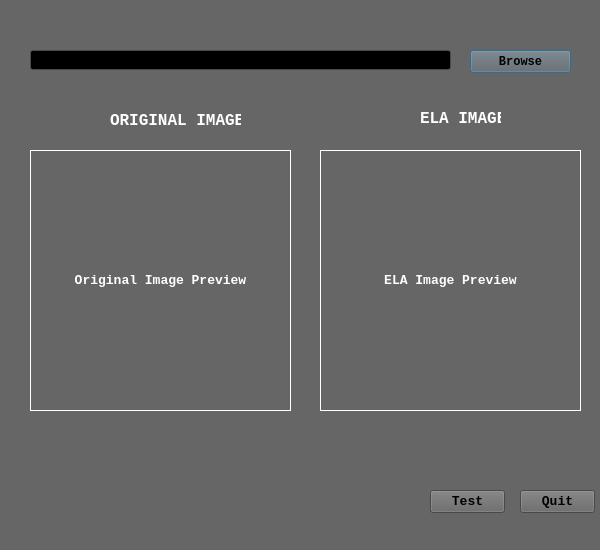
<?xml version="1.0" encoding="UTF-8"?>
<ui version="4.0">
 <class>Dialog</class>
 <widget class="QDialog" name="Dialog">
  <property name="geometry">
   <rect>
    <x>0</x>
    <y>0</y>
    <width>600</width>
    <height>550</height>
   </rect>
  </property>
  <property name="palette">
   <palette>
    <active>
     <colorrole role="WindowText">
      <brush brushstyle="SolidPattern">
       <color alpha="255">
        <red>255</red>
        <green>255</green>
        <blue>255</blue>
       </color>
      </brush>
     </colorrole>
     <colorrole role="Button">
      <brush brushstyle="SolidPattern">
       <color alpha="255">
        <red>102</red>
        <green>102</green>
        <blue>102</blue>
       </color>
      </brush>
     </colorrole>
     <colorrole role="Light">
      <brush brushstyle="SolidPattern">
       <color alpha="255">
        <red>153</red>
        <green>153</green>
        <blue>153</blue>
       </color>
      </brush>
     </colorrole>
     <colorrole role="Midlight">
      <brush brushstyle="SolidPattern">
       <color alpha="255">
        <red>127</red>
        <green>127</green>
        <blue>127</blue>
       </color>
      </brush>
     </colorrole>
     <colorrole role="Dark">
      <brush brushstyle="SolidPattern">
       <color alpha="255">
        <red>51</red>
        <green>51</green>
        <blue>51</blue>
       </color>
      </brush>
     </colorrole>
     <colorrole role="Mid">
      <brush brushstyle="SolidPattern">
       <color alpha="255">
        <red>68</red>
        <green>68</green>
        <blue>68</blue>
       </color>
      </brush>
     </colorrole>
     <colorrole role="Text">
      <brush brushstyle="SolidPattern">
       <color alpha="255">
        <red>255</red>
        <green>255</green>
        <blue>255</blue>
       </color>
      </brush>
     </colorrole>
     <colorrole role="BrightText">
      <brush brushstyle="SolidPattern">
       <color alpha="255">
        <red>255</red>
        <green>255</green>
        <blue>255</blue>
       </color>
      </brush>
     </colorrole>
     <colorrole role="ButtonText">
      <brush brushstyle="SolidPattern">
       <color alpha="255">
        <red>255</red>
        <green>255</green>
        <blue>255</blue>
       </color>
      </brush>
     </colorrole>
     <colorrole role="Base">
      <brush brushstyle="SolidPattern">
       <color alpha="255">
        <red>0</red>
        <green>0</green>
        <blue>0</blue>
       </color>
      </brush>
     </colorrole>
     <colorrole role="Window">
      <brush brushstyle="SolidPattern">
       <color alpha="255">
        <red>102</red>
        <green>102</green>
        <blue>102</blue>
       </color>
      </brush>
     </colorrole>
     <colorrole role="Shadow">
      <brush brushstyle="SolidPattern">
       <color alpha="255">
        <red>0</red>
        <green>0</green>
        <blue>0</blue>
       </color>
      </brush>
     </colorrole>
     <colorrole role="AlternateBase">
      <brush brushstyle="SolidPattern">
       <color alpha="255">
        <red>51</red>
        <green>51</green>
        <blue>51</blue>
       </color>
      </brush>
     </colorrole>
     <colorrole role="ToolTipBase">
      <brush brushstyle="SolidPattern">
       <color alpha="255">
        <red>255</red>
        <green>255</green>
        <blue>220</blue>
       </color>
      </brush>
     </colorrole>
     <colorrole role="ToolTipText">
      <brush brushstyle="SolidPattern">
       <color alpha="255">
        <red>0</red>
        <green>0</green>
        <blue>0</blue>
       </color>
      </brush>
     </colorrole>
    </active>
    <inactive>
     <colorrole role="WindowText">
      <brush brushstyle="SolidPattern">
       <color alpha="255">
        <red>255</red>
        <green>255</green>
        <blue>255</blue>
       </color>
      </brush>
     </colorrole>
     <colorrole role="Button">
      <brush brushstyle="SolidPattern">
       <color alpha="255">
        <red>102</red>
        <green>102</green>
        <blue>102</blue>
       </color>
      </brush>
     </colorrole>
     <colorrole role="Light">
      <brush brushstyle="SolidPattern">
       <color alpha="255">
        <red>153</red>
        <green>153</green>
        <blue>153</blue>
       </color>
      </brush>
     </colorrole>
     <colorrole role="Midlight">
      <brush brushstyle="SolidPattern">
       <color alpha="255">
        <red>127</red>
        <green>127</green>
        <blue>127</blue>
       </color>
      </brush>
     </colorrole>
     <colorrole role="Dark">
      <brush brushstyle="SolidPattern">
       <color alpha="255">
        <red>51</red>
        <green>51</green>
        <blue>51</blue>
       </color>
      </brush>
     </colorrole>
     <colorrole role="Mid">
      <brush brushstyle="SolidPattern">
       <color alpha="255">
        <red>68</red>
        <green>68</green>
        <blue>68</blue>
       </color>
      </brush>
     </colorrole>
     <colorrole role="Text">
      <brush brushstyle="SolidPattern">
       <color alpha="255">
        <red>255</red>
        <green>255</green>
        <blue>255</blue>
       </color>
      </brush>
     </colorrole>
     <colorrole role="BrightText">
      <brush brushstyle="SolidPattern">
       <color alpha="255">
        <red>255</red>
        <green>255</green>
        <blue>255</blue>
       </color>
      </brush>
     </colorrole>
     <colorrole role="ButtonText">
      <brush brushstyle="SolidPattern">
       <color alpha="255">
        <red>255</red>
        <green>255</green>
        <blue>255</blue>
       </color>
      </brush>
     </colorrole>
     <colorrole role="Base">
      <brush brushstyle="SolidPattern">
       <color alpha="255">
        <red>0</red>
        <green>0</green>
        <blue>0</blue>
       </color>
      </brush>
     </colorrole>
     <colorrole role="Window">
      <brush brushstyle="SolidPattern">
       <color alpha="255">
        <red>102</red>
        <green>102</green>
        <blue>102</blue>
       </color>
      </brush>
     </colorrole>
     <colorrole role="Shadow">
      <brush brushstyle="SolidPattern">
       <color alpha="255">
        <red>0</red>
        <green>0</green>
        <blue>0</blue>
       </color>
      </brush>
     </colorrole>
     <colorrole role="AlternateBase">
      <brush brushstyle="SolidPattern">
       <color alpha="255">
        <red>51</red>
        <green>51</green>
        <blue>51</blue>
       </color>
      </brush>
     </colorrole>
     <colorrole role="ToolTipBase">
      <brush brushstyle="SolidPattern">
       <color alpha="255">
        <red>255</red>
        <green>255</green>
        <blue>220</blue>
       </color>
      </brush>
     </colorrole>
     <colorrole role="ToolTipText">
      <brush brushstyle="SolidPattern">
       <color alpha="255">
        <red>0</red>
        <green>0</green>
        <blue>0</blue>
       </color>
      </brush>
     </colorrole>
    </inactive>
    <disabled>
     <colorrole role="WindowText">
      <brush brushstyle="SolidPattern">
       <color alpha="255">
        <red>51</red>
        <green>51</green>
        <blue>51</blue>
       </color>
      </brush>
     </colorrole>
     <colorrole role="Button">
      <brush brushstyle="SolidPattern">
       <color alpha="255">
        <red>102</red>
        <green>102</green>
        <blue>102</blue>
       </color>
      </brush>
     </colorrole>
     <colorrole role="Light">
      <brush brushstyle="SolidPattern">
       <color alpha="255">
        <red>153</red>
        <green>153</green>
        <blue>153</blue>
       </color>
      </brush>
     </colorrole>
     <colorrole role="Midlight">
      <brush brushstyle="SolidPattern">
       <color alpha="255">
        <red>127</red>
        <green>127</green>
        <blue>127</blue>
       </color>
      </brush>
     </colorrole>
     <colorrole role="Dark">
      <brush brushstyle="SolidPattern">
       <color alpha="255">
        <red>51</red>
        <green>51</green>
        <blue>51</blue>
       </color>
      </brush>
     </colorrole>
     <colorrole role="Mid">
      <brush brushstyle="SolidPattern">
       <color alpha="255">
        <red>68</red>
        <green>68</green>
        <blue>68</blue>
       </color>
      </brush>
     </colorrole>
     <colorrole role="Text">
      <brush brushstyle="SolidPattern">
       <color alpha="255">
        <red>51</red>
        <green>51</green>
        <blue>51</blue>
       </color>
      </brush>
     </colorrole>
     <colorrole role="BrightText">
      <brush brushstyle="SolidPattern">
       <color alpha="255">
        <red>255</red>
        <green>255</green>
        <blue>255</blue>
       </color>
      </brush>
     </colorrole>
     <colorrole role="ButtonText">
      <brush brushstyle="SolidPattern">
       <color alpha="255">
        <red>51</red>
        <green>51</green>
        <blue>51</blue>
       </color>
      </brush>
     </colorrole>
     <colorrole role="Base">
      <brush brushstyle="SolidPattern">
       <color alpha="255">
        <red>102</red>
        <green>102</green>
        <blue>102</blue>
       </color>
      </brush>
     </colorrole>
     <colorrole role="Window">
      <brush brushstyle="SolidPattern">
       <color alpha="255">
        <red>102</red>
        <green>102</green>
        <blue>102</blue>
       </color>
      </brush>
     </colorrole>
     <colorrole role="Shadow">
      <brush brushstyle="SolidPattern">
       <color alpha="255">
        <red>0</red>
        <green>0</green>
        <blue>0</blue>
       </color>
      </brush>
     </colorrole>
     <colorrole role="AlternateBase">
      <brush brushstyle="SolidPattern">
       <color alpha="255">
        <red>102</red>
        <green>102</green>
        <blue>102</blue>
       </color>
      </brush>
     </colorrole>
     <colorrole role="ToolTipBase">
      <brush brushstyle="SolidPattern">
       <color alpha="255">
        <red>255</red>
        <green>255</green>
        <blue>220</blue>
       </color>
      </brush>
     </colorrole>
     <colorrole role="ToolTipText">
      <brush brushstyle="SolidPattern">
       <color alpha="255">
        <red>0</red>
        <green>0</green>
        <blue>0</blue>
       </color>
      </brush>
     </colorrole>
    </disabled>
   </palette>
  </property>
  <property name="windowTitle">
   <string>Image Forgery Detection</string>
  </property>
  <property name="autoFillBackground">
   <bool>true</bool>
  </property>
  <widget class="QLineEdit" name="filename">
   <property name="geometry">
    <rect>
     <x>30</x>
     <y>50</y>
     <width>421</width>
     <height>20</height>
    </rect>
   </property>
   <property name="palette">
    <palette>
     <active>
      <colorrole role="Text">
       <brush brushstyle="SolidPattern">
        <color alpha="255">
         <red>0</red>
         <green>0</green>
         <blue>0</blue>
        </color>
       </brush>
      </colorrole>
     </active>
     <inactive>
      <colorrole role="Text">
       <brush brushstyle="SolidPattern">
        <color alpha="255">
         <red>0</red>
         <green>0</green>
         <blue>0</blue>
        </color>
       </brush>
      </colorrole>
     </inactive>
     <disabled>
      <colorrole role="Text">
       <brush brushstyle="SolidPattern">
        <color alpha="255">
         <red>51</red>
         <green>51</green>
         <blue>51</blue>
        </color>
       </brush>
      </colorrole>
     </disabled>
    </palette>
   </property>
   <property name="font">
    <font>
     <family>Consolas</family>
     <pointsize>9</pointsize>
    </font>
   </property>
  </widget>
  <widget class="QPushButton" name="Browse">
   <property name="geometry">
    <rect>
     <x>470</x>
     <y>50</y>
     <width>101</width>
     <height>23</height>
    </rect>
   </property>
   <property name="palette">
    <palette>
     <active>
      <colorrole role="ButtonText">
       <brush brushstyle="SolidPattern">
        <color alpha="255">
         <red>0</red>
         <green>0</green>
         <blue>0</blue>
        </color>
       </brush>
      </colorrole>
     </active>
     <inactive>
      <colorrole role="ButtonText">
       <brush brushstyle="SolidPattern">
        <color alpha="255">
         <red>0</red>
         <green>0</green>
         <blue>0</blue>
        </color>
       </brush>
      </colorrole>
     </inactive>
     <disabled>
      <colorrole role="ButtonText">
       <brush brushstyle="SolidPattern">
        <color alpha="255">
         <red>51</red>
         <green>51</green>
         <blue>51</blue>
        </color>
       </brush>
      </colorrole>
     </disabled>
    </palette>
   </property>
   <property name="font">
    <font>
     <family>Consolas</family>
     <pointsize>9</pointsize>
     <weight>75</weight>
     <bold>true</bold>
    </font>
   </property>
   <property name="text">
    <string>Browse</string>
   </property>
  </widget>
  <widget class="QLabel" name="OI">
   <property name="geometry">
    <rect>
     <x>110</x>
     <y>110</y>
     <width>131</width>
     <height>20</height>
    </rect>
   </property>
   <property name="font">
    <font>
     <family>Consolas</family>
     <pointsize>12</pointsize>
     <weight>75</weight>
     <bold>true</bold>
    </font>
   </property>
   <property name="text">
    <string>ORIGINAL IMAGE</string>
   </property>
  </widget>
  <widget class="QLabel" name="ELA">
   <property name="geometry">
    <rect>
     <x>420</x>
     <y>110</y>
     <width>81</width>
     <height>16</height>
    </rect>
   </property>
   <property name="font">
    <font>
     <family>Consolas</family>
     <pointsize>12</pointsize>
     <weight>75</weight>
     <bold>true</bold>
    </font>
   </property>
   <property name="text">
    <string>ELA IMAGE</string>
   </property>
  </widget>
  <widget class="QLabel" name="ORIGINAL_IMAGE">
   <property name="geometry">
    <rect>
     <x>30</x>
     <y>150</y>
     <width>261</width>
     <height>261</height>
    </rect>
   </property>
   <property name="font">
    <font>
     <family>Consolas</family>
     <pointsize>10</pointsize>
     <weight>75</weight>
     <bold>true</bold>
    </font>
   </property>
   <property name="frameShape">
    <enum>QFrame::Box</enum>
   </property>
   <property name="text">
    <string>Original Image Preview</string>
   </property>
   <property name="alignment">
    <set>Qt::AlignCenter</set>
   </property>
  </widget>
  <widget class="QLabel" name="ELA_IMAGE">
   <property name="geometry">
    <rect>
     <x>320</x>
     <y>150</y>
     <width>261</width>
     <height>261</height>
    </rect>
   </property>
   <property name="font">
    <font>
     <family>Consolas</family>
     <pointsize>10</pointsize>
     <weight>75</weight>
     <bold>true</bold>
    </font>
   </property>
   <property name="frameShape">
    <enum>QFrame::Box</enum>
   </property>
   <property name="text">
    <string>ELA Image Preview</string>
   </property>
   <property name="alignment">
    <set>Qt::AlignCenter</set>
   </property>
  </widget>
  <widget class="QPushButton" name="Quit">
   <property name="geometry">
    <rect>
     <x>520</x>
     <y>490</y>
     <width>75</width>
     <height>23</height>
    </rect>
   </property>
   <property name="palette">
    <palette>
     <active>
      <colorrole role="ButtonText">
       <brush brushstyle="SolidPattern">
        <color alpha="255">
         <red>0</red>
         <green>0</green>
         <blue>0</blue>
        </color>
       </brush>
      </colorrole>
     </active>
     <inactive>
      <colorrole role="ButtonText">
       <brush brushstyle="SolidPattern">
        <color alpha="255">
         <red>0</red>
         <green>0</green>
         <blue>0</blue>
        </color>
       </brush>
      </colorrole>
     </inactive>
     <disabled>
      <colorrole role="ButtonText">
       <brush brushstyle="SolidPattern">
        <color alpha="255">
         <red>51</red>
         <green>51</green>
         <blue>51</blue>
        </color>
       </brush>
      </colorrole>
     </disabled>
    </palette>
   </property>
   <property name="font">
    <font>
     <family>Consolas</family>
     <pointsize>10</pointsize>
     <weight>75</weight>
     <bold>true</bold>
    </font>
   </property>
   <property name="text">
    <string>Quit</string>
   </property>
  </widget>
  <widget class="QPushButton" name="Test">
   <property name="geometry">
    <rect>
     <x>430</x>
     <y>490</y>
     <width>75</width>
     <height>23</height>
    </rect>
   </property>
   <property name="palette">
    <palette>
     <active>
      <colorrole role="ButtonText">
       <brush brushstyle="SolidPattern">
        <color alpha="255">
         <red>0</red>
         <green>0</green>
         <blue>0</blue>
        </color>
       </brush>
      </colorrole>
     </active>
     <inactive>
      <colorrole role="ButtonText">
       <brush brushstyle="SolidPattern">
        <color alpha="255">
         <red>0</red>
         <green>0</green>
         <blue>0</blue>
        </color>
       </brush>
      </colorrole>
     </inactive>
     <disabled>
      <colorrole role="ButtonText">
       <brush brushstyle="SolidPattern">
        <color alpha="255">
         <red>51</red>
         <green>51</green>
         <blue>51</blue>
        </color>
       </brush>
      </colorrole>
     </disabled>
    </palette>
   </property>
   <property name="font">
    <font>
     <family>Consolas</family>
     <pointsize>10</pointsize>
     <weight>75</weight>
     <bold>true</bold>
    </font>
   </property>
   <property name="text">
    <string>Test</string>
   </property>
  </widget>
  <widget class="QLabel" name="Result">
   <property name="geometry">
    <rect>
     <x>30</x>
     <y>470</y>
     <width>341</width>
     <height>51</height>
    </rect>
   </property>
   <property name="palette">
    <palette>
     <active>
      <colorrole role="WindowText">
       <brush brushstyle="SolidPattern">
        <color alpha="255">
         <red>255</red>
         <green>255</green>
         <blue>255</blue>
        </color>
       </brush>
      </colorrole>
      <colorrole role="Button">
       <brush brushstyle="SolidPattern">
        <color alpha="255">
         <red>255</red>
         <green>255</green>
         <blue>255</blue>
        </color>
       </brush>
      </colorrole>
      <colorrole role="Light">
       <brush brushstyle="SolidPattern">
        <color alpha="255">
         <red>255</red>
         <green>255</green>
         <blue>255</blue>
        </color>
       </brush>
      </colorrole>
      <colorrole role="Midlight">
       <brush brushstyle="SolidPattern">
        <color alpha="255">
         <red>255</red>
         <green>255</green>
         <blue>255</blue>
        </color>
       </brush>
      </colorrole>
      <colorrole role="Dark">
       <brush brushstyle="SolidPattern">
        <color alpha="255">
         <red>127</red>
         <green>127</green>
         <blue>127</blue>
        </color>
       </brush>
      </colorrole>
      <colorrole role="Mid">
       <brush brushstyle="SolidPattern">
        <color alpha="255">
         <red>170</red>
         <green>170</green>
         <blue>170</blue>
        </color>
       </brush>
      </colorrole>
      <colorrole role="Text">
       <brush brushstyle="SolidPattern">
        <color alpha="255">
         <red>0</red>
         <green>0</green>
         <blue>0</blue>
        </color>
       </brush>
      </colorrole>
      <colorrole role="BrightText">
       <brush brushstyle="SolidPattern">
        <color alpha="255">
         <red>255</red>
         <green>255</green>
         <blue>255</blue>
        </color>
       </brush>
      </colorrole>
      <colorrole role="ButtonText">
       <brush brushstyle="SolidPattern">
        <color alpha="255">
         <red>255</red>
         <green>255</green>
         <blue>255</blue>
        </color>
       </brush>
      </colorrole>
      <colorrole role="Base">
       <brush brushstyle="SolidPattern">
        <color alpha="255">
         <red>255</red>
         <green>255</green>
         <blue>255</blue>
        </color>
       </brush>
      </colorrole>
      <colorrole role="Window">
       <brush brushstyle="SolidPattern">
        <color alpha="255">
         <red>255</red>
         <green>255</green>
         <blue>255</blue>
        </color>
       </brush>
      </colorrole>
      <colorrole role="Shadow">
       <brush brushstyle="SolidPattern">
        <color alpha="255">
         <red>0</red>
         <green>0</green>
         <blue>0</blue>
        </color>
       </brush>
      </colorrole>
      <colorrole role="AlternateBase">
       <brush brushstyle="SolidPattern">
        <color alpha="255">
         <red>255</red>
         <green>255</green>
         <blue>255</blue>
        </color>
       </brush>
      </colorrole>
      <colorrole role="ToolTipBase">
       <brush brushstyle="SolidPattern">
        <color alpha="255">
         <red>255</red>
         <green>255</green>
         <blue>220</blue>
        </color>
       </brush>
      </colorrole>
      <colorrole role="ToolTipText">
       <brush brushstyle="SolidPattern">
        <color alpha="255">
         <red>0</red>
         <green>0</green>
         <blue>0</blue>
        </color>
       </brush>
      </colorrole>
     </active>
     <inactive>
      <colorrole role="WindowText">
       <brush brushstyle="SolidPattern">
        <color alpha="255">
         <red>255</red>
         <green>255</green>
         <blue>255</blue>
        </color>
       </brush>
      </colorrole>
      <colorrole role="Button">
       <brush brushstyle="SolidPattern">
        <color alpha="255">
         <red>255</red>
         <green>255</green>
         <blue>255</blue>
        </color>
       </brush>
      </colorrole>
      <colorrole role="Light">
       <brush brushstyle="SolidPattern">
        <color alpha="255">
         <red>255</red>
         <green>255</green>
         <blue>255</blue>
        </color>
       </brush>
      </colorrole>
      <colorrole role="Midlight">
       <brush brushstyle="SolidPattern">
        <color alpha="255">
         <red>255</red>
         <green>255</green>
         <blue>255</blue>
        </color>
       </brush>
      </colorrole>
      <colorrole role="Dark">
       <brush brushstyle="SolidPattern">
        <color alpha="255">
         <red>127</red>
         <green>127</green>
         <blue>127</blue>
        </color>
       </brush>
      </colorrole>
      <colorrole role="Mid">
       <brush brushstyle="SolidPattern">
        <color alpha="255">
         <red>170</red>
         <green>170</green>
         <blue>170</blue>
        </color>
       </brush>
      </colorrole>
      <colorrole role="Text">
       <brush brushstyle="SolidPattern">
        <color alpha="255">
         <red>0</red>
         <green>0</green>
         <blue>0</blue>
        </color>
       </brush>
      </colorrole>
      <colorrole role="BrightText">
       <brush brushstyle="SolidPattern">
        <color alpha="255">
         <red>255</red>
         <green>255</green>
         <blue>255</blue>
        </color>
       </brush>
      </colorrole>
      <colorrole role="ButtonText">
       <brush brushstyle="SolidPattern">
        <color alpha="255">
         <red>255</red>
         <green>255</green>
         <blue>255</blue>
        </color>
       </brush>
      </colorrole>
      <colorrole role="Base">
       <brush brushstyle="SolidPattern">
        <color alpha="255">
         <red>255</red>
         <green>255</green>
         <blue>255</blue>
        </color>
       </brush>
      </colorrole>
      <colorrole role="Window">
       <brush brushstyle="SolidPattern">
        <color alpha="255">
         <red>255</red>
         <green>255</green>
         <blue>255</blue>
        </color>
       </brush>
      </colorrole>
      <colorrole role="Shadow">
       <brush brushstyle="SolidPattern">
        <color alpha="255">
         <red>0</red>
         <green>0</green>
         <blue>0</blue>
        </color>
       </brush>
      </colorrole>
      <colorrole role="AlternateBase">
       <brush brushstyle="SolidPattern">
        <color alpha="255">
         <red>255</red>
         <green>255</green>
         <blue>255</blue>
        </color>
       </brush>
      </colorrole>
      <colorrole role="ToolTipBase">
       <brush brushstyle="SolidPattern">
        <color alpha="255">
         <red>255</red>
         <green>255</green>
         <blue>220</blue>
        </color>
       </brush>
      </colorrole>
      <colorrole role="ToolTipText">
       <brush brushstyle="SolidPattern">
        <color alpha="255">
         <red>0</red>
         <green>0</green>
         <blue>0</blue>
        </color>
       </brush>
      </colorrole>
     </inactive>
     <disabled>
      <colorrole role="WindowText">
       <brush brushstyle="SolidPattern">
        <color alpha="255">
         <red>127</red>
         <green>127</green>
         <blue>127</blue>
        </color>
       </brush>
      </colorrole>
      <colorrole role="Button">
       <brush brushstyle="SolidPattern">
        <color alpha="255">
         <red>255</red>
         <green>255</green>
         <blue>255</blue>
        </color>
       </brush>
      </colorrole>
      <colorrole role="Light">
       <brush brushstyle="SolidPattern">
        <color alpha="255">
         <red>255</red>
         <green>255</green>
         <blue>255</blue>
        </color>
       </brush>
      </colorrole>
      <colorrole role="Midlight">
       <brush brushstyle="SolidPattern">
        <color alpha="255">
         <red>255</red>
         <green>255</green>
         <blue>255</blue>
        </color>
       </brush>
      </colorrole>
      <colorrole role="Dark">
       <brush brushstyle="SolidPattern">
        <color alpha="255">
         <red>127</red>
         <green>127</green>
         <blue>127</blue>
        </color>
       </brush>
      </colorrole>
      <colorrole role="Mid">
       <brush brushstyle="SolidPattern">
        <color alpha="255">
         <red>170</red>
         <green>170</green>
         <blue>170</blue>
        </color>
       </brush>
      </colorrole>
      <colorrole role="Text">
       <brush brushstyle="SolidPattern">
        <color alpha="255">
         <red>127</red>
         <green>127</green>
         <blue>127</blue>
        </color>
       </brush>
      </colorrole>
      <colorrole role="BrightText">
       <brush brushstyle="SolidPattern">
        <color alpha="255">
         <red>255</red>
         <green>255</green>
         <blue>255</blue>
        </color>
       </brush>
      </colorrole>
      <colorrole role="ButtonText">
       <brush brushstyle="SolidPattern">
        <color alpha="255">
         <red>127</red>
         <green>127</green>
         <blue>127</blue>
        </color>
       </brush>
      </colorrole>
      <colorrole role="Base">
       <brush brushstyle="SolidPattern">
        <color alpha="255">
         <red>255</red>
         <green>255</green>
         <blue>255</blue>
        </color>
       </brush>
      </colorrole>
      <colorrole role="Window">
       <brush brushstyle="SolidPattern">
        <color alpha="255">
         <red>255</red>
         <green>255</green>
         <blue>255</blue>
        </color>
       </brush>
      </colorrole>
      <colorrole role="Shadow">
       <brush brushstyle="SolidPattern">
        <color alpha="255">
         <red>0</red>
         <green>0</green>
         <blue>0</blue>
        </color>
       </brush>
      </colorrole>
      <colorrole role="AlternateBase">
       <brush brushstyle="SolidPattern">
        <color alpha="255">
         <red>255</red>
         <green>255</green>
         <blue>255</blue>
        </color>
       </brush>
      </colorrole>
      <colorrole role="ToolTipBase">
       <brush brushstyle="SolidPattern">
        <color alpha="255">
         <red>255</red>
         <green>255</green>
         <blue>220</blue>
        </color>
       </brush>
      </colorrole>
      <colorrole role="ToolTipText">
       <brush brushstyle="SolidPattern">
        <color alpha="255">
         <red>0</red>
         <green>0</green>
         <blue>0</blue>
        </color>
       </brush>
      </colorrole>
     </disabled>
    </palette>
   </property>
   <property name="font">
    <font>
     <family>Consolas</family>
     <pointsize>15</pointsize>
     <weight>75</weight>
     <bold>true</bold>
    </font>
   </property>
   <property name="text">
    <string/>
   </property>
  </widget>
 </widget>
 <resources/>
 <connections/>
</ui>
